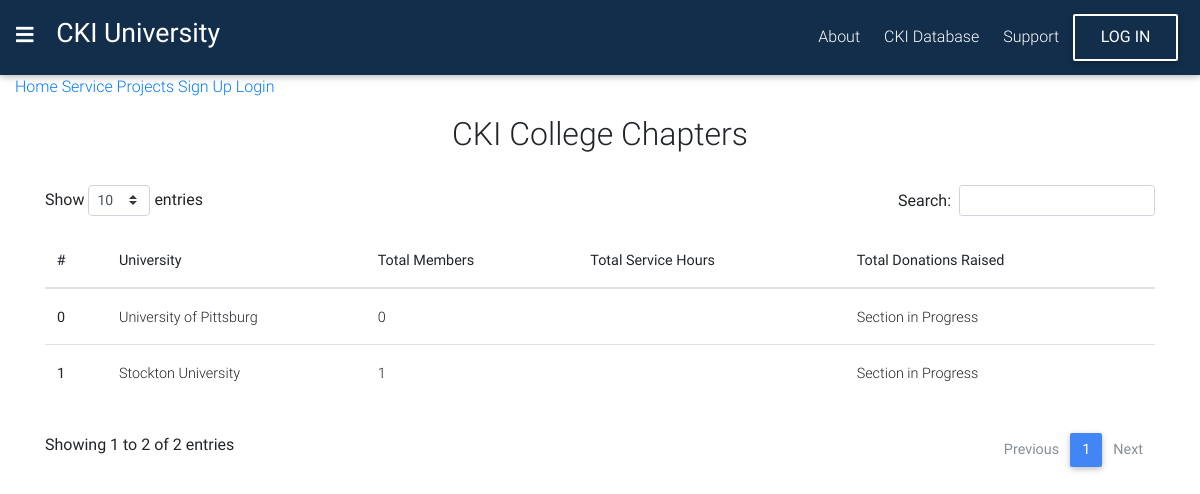
The app's page /catalog/clubs/, older data.
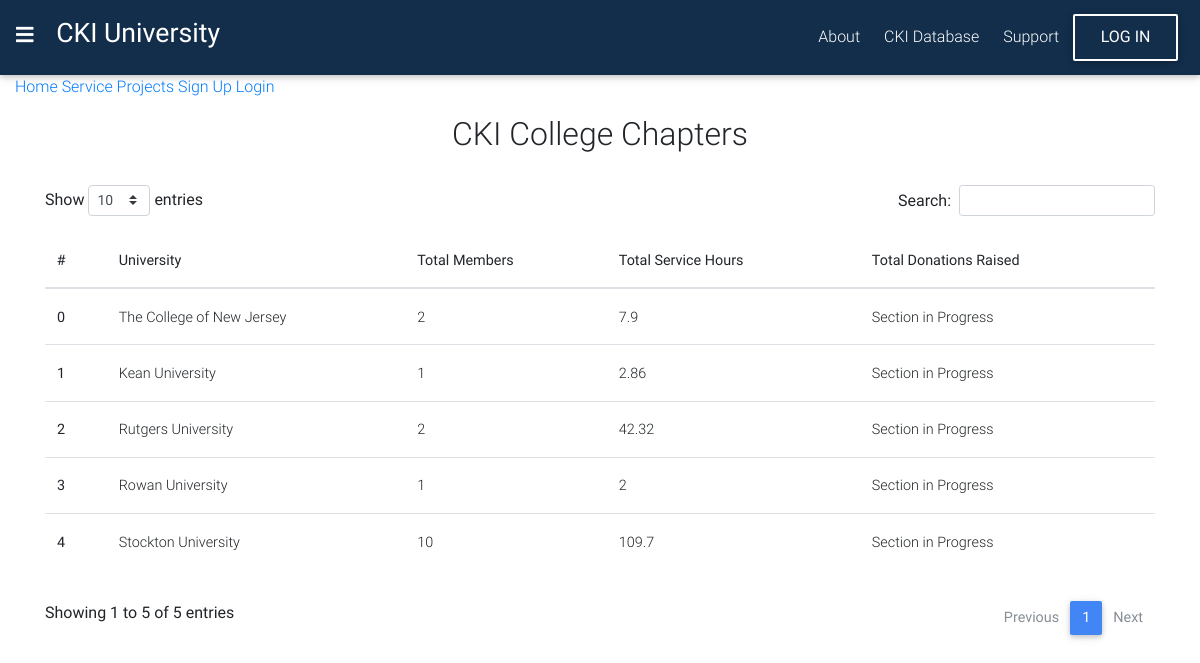
The same page, newer data.
### catalog/models.py (models this page shows, shortened)
class Club_Chapter(models.Model):
    club_id = models.IntegerField(primary_key=True)
    school_name = models.CharField(max_length=30)
    state = models.CharField(max_length=4)

### catalog/views.py (the view)
# urls.py: path('clubs/', views.ClubTotals, name='clubs'),
def ClubTotals(request):
    clubs = Club_Chapter.objects.annotate(
        total_users=Count('user'),
        total_hrs=Sum('projectregistration__service_hrs')
    ).order_by('-club_id')
    context = {'clubs': clubs}
    return render(request, 'catalog/club_chapter_list.html', context)

### catalog/templates/catalog/club_chapter_list.html
{% extends "base_generic.html" %}
{% load static %}
{% block content %}
<div class="container">
    <h2 class="clubs-intro">
    CKI College Chapters
    </h2>
    <div class="table-responsive">
      <table id="dtBasicExample" class="table">
        <thead>
          <tr>
            <th scope="col">#</th>
            <th scope="col">University</th>
            <th scope="col">Total Members</th>
            <th scope="col">Total Service Hours</th>
            <th scope="col">Total Donations Raised</th>
          </tr>
        </thead>
        <tbody>
          {% for club in clubs %}
          <tr>
            <th scope="row">{{ forloop.counter0 }}</th>
            <td>{{club.school_name}}</td>
            <td>{{club.total_users}}</td>
            <td>{{club.total_hrs.normalize}}</td>
            <td>Section in Progress</td>
          </tr>
          {% endfor %}
        </tbody>
    </table>
</div>
{% endblock %}

### catalog/templates/base_generic.html (shortened to what this page needs)
{% load static %}
<!DOCTYPE html>
<html lang="en">
<head>
  <link rel="stylesheet" href="https://use.fontawesome.com/releases/v5.8.2/css/all.css">
  <link href="{% static 'css/bootstrap.min.css' %}" rel="stylesheet">
  <link href="{% static 'css/mdb.min.css' %}" rel="stylesheet">
  <link rel="stylesheet" href="{% static 'css/nav.css' %}">
  <link rel="stylesheet" href="{% static 'css/style.css' %}">
  <link href="{% static 'css/addons/datatables.min.css' %}" rel="stylesheet">
</head>
<body>
  {% block topnav %}
  <nav class="navbar navbar-dark colors">
    <h4 class="brand">
      <i class="fa fa-bars" onclick="show()"></i>
      <a style="color:inherit;" href="{% url 'catalog:index' %}">CKI University</a>
    </h4>
    <form class="form-inline">
      <ul class="nav text-center">
        <li class="nav-item">
          <a href="{% url 'catalog:index' %}">About</a>
        </li>
        <li class="nav-item">
          <a href="{% url 'catalog:clubs' %}" class="nav-link main">CKI Database</a>
        </li>
        <li class="nav-item">
          <a href="" class="nav-link main">Support</a>
        </li>
      </ul>
    {% if user.is_authenticated %}
      <button class="btn btn-md align-middle btn-outline-white font-b" type="button">
        <a href="{% url 'logout' %}?next={{request.path}}">log out</a>
      </button>
    {% else %}
      <button class="btn btn-md align-middle btn-outline-white font-b" type="button">
        <a href="{% url 'login' %}?next={{request.path}}">log in</a>
      </button>
    {% endif %}
    </form>
  </nav>
  {% endblock %}
  <div class="container-fluid">
    {% block tempnav %}
    <div class="tmp-nav">
      <a href="{% url 'catalog:index' %}">Home</a>
      <a href="{% url 'catalog:service_project' %}">Service Projects</a>
      <a href="{% url 'catalog:signup' %}">Sign Up</a>
      {% if user.is_authenticated %}
        <a href="{% url 'logout' %}?next={{request.path}}">Logout</a>
        <p>User: {{ user.get_username }}</p>
        {% else %}
        <a href="{% url 'login' %}?next={{request.path}}">Login</a>
      {% endif %}
    </div>
    {% endblock %}
    {% block content %}{% endblock %}
  </div>
</body>
</html>

### catalog/static/css/nav.css (style rules this page uses)
.fa-navicon:before, .fa-reorder:before, .fa-bars:before { content: "\f0c9"; padding-right: 1rem; font-size: 15pt; }

### catalog/static/css/style.css (style rules this page uses)
h4.brand { font-family: 'Kaushan Script', cursive; color: #fff; font-size: 20pt!important; cursor: pointer; text-decoration: none; }
.colors { background: #132e4b; color: #fff; }
button.btn a { color: #fff; text-decoration: none; }
.nav-item { color:#fff!important; }
.nav-item a { text-decoration: none; display: block; padding: .5rem .5rem .5rem 1rem; color: #fff; }
.font-b { font-size: 12pt!important; }
.clubs-intro { padding: 1rem 0; text-align: center; }
.dataTable > thead > tr > th[class*="sort"]:after { content: "" !important; }
.dataTable > thead > tr > th[class*="sort"]:before { content: "" !important; }

Row changes from the older to the newer data that the page shows:
removed Club_Chapter: school_name "University of Pittsburg", total_users "0"
added Club_Chapter: school_name "The College of New Jersey", total_users "2", total_hrs.normalize "7.9"
added Club_Chapter: school_name "Kean University", total_users "1", total_hrs.normalize "2.86"
added Club_Chapter: school_name "Rutgers University", total_users "2", total_hrs.normalize "42.32"
added Club_Chapter: school_name "Rowan University", total_users "1", total_hrs.normalize "2"
shown differently, row unchanged: Club_Chapter "Stockton University": total_users "1" → "10"; total_hrs.normalize (not shown) → "109.7"
Text that changed along with them:
text written by a page script: "Show entries Search: Showing 1 to 2 of 2 entries Previous 1 Next" → "Show entries Search: Showing 1 to 5 of 5 entries Previous 1 Next"
